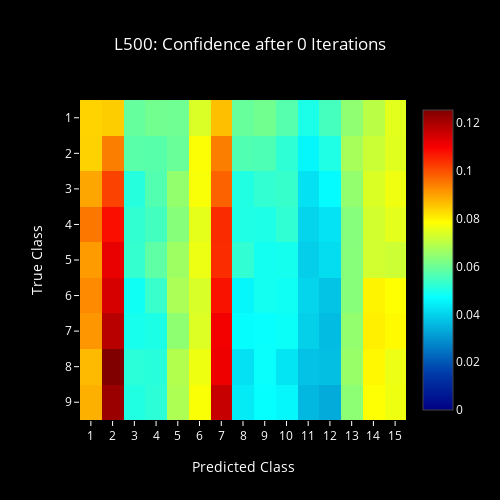
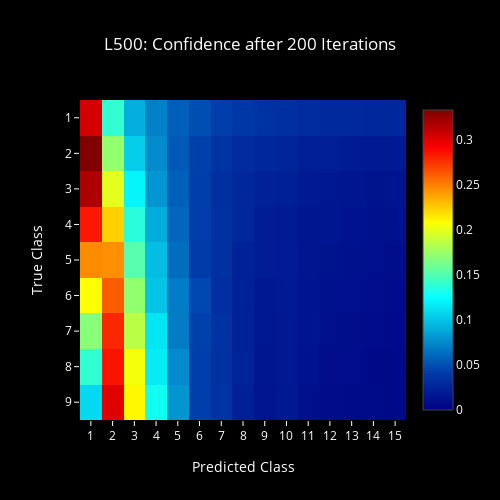
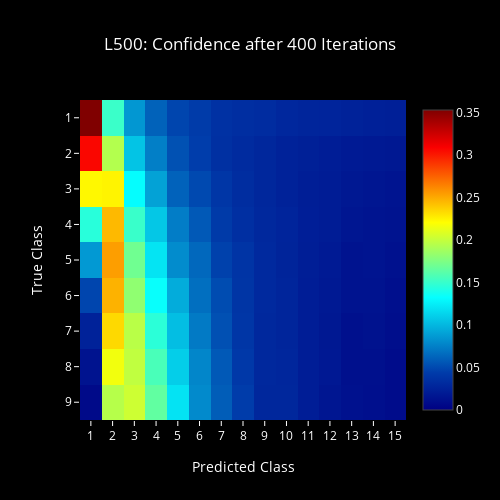
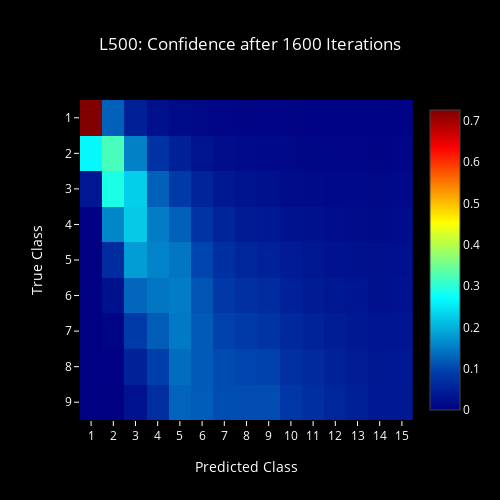

Notebook code for these charts, in order:
### Code cell
for i, it in enumerate(iter_list):
    plot_confidence_lh(i, it)
    #plot_confidence_lh(i, it)
    #plot_choice_fh(i, it)
    #plot_choice_lh(i, it)

### Figure 1 — Plotly figure (JSON) as saved in the notebook; plotly's stock layout.template omitted (floating-point values rounded to 4 significant figures; data arrays with more than 128 entries replaced by an {"elided": "..."} marker saying what was removed)
{"data": [{"colorscale": "Jet", "type": "heatmap", "z": {"elided": "16x16 float values"}}], "layout": {"font": {"color": "#FFF"}, "height": 500, "paper_bgcolor": "#000", "plot_bgcolor": "#000", "title": "L500: Confidence after 0 Iterations", "titlefont": {"color": "#FFF"}, "width": 500, "xaxis": {"dtick": 1, "range": [0.5, 15.5], "tickcolor": "#FFF", "title": "Predicted Class"}, "yaxis": {"dtick": 1, "range": [9.5, 0.5], "tickcolor": "#FFF", "title": "True Class"}}}

### Figure 2 — Plotly figure (JSON) as saved in the notebook; plotly's stock layout.template omitted (floating-point values rounded to 4 significant figures; data arrays with more than 128 entries replaced by an {"elided": "..."} marker saying what was removed)
{"data": [{"colorscale": "Jet", "type": "heatmap", "z": {"elided": "16x16 float values"}}], "layout": {"font": {"color": "#FFF"}, "height": 500, "paper_bgcolor": "#000", "plot_bgcolor": "#000", "title": "L500: Confidence after 200 Iterations", "titlefont": {"color": "#FFF"}, "width": 500, "xaxis": {"dtick": 1, "range": [0.5, 15.5], "tickcolor": "#FFF", "title": "Predicted Class"}, "yaxis": {"dtick": 1, "range": [9.5, 0.5], "tickcolor": "#FFF", "title": "True Class"}}}

### Figure 3 — Plotly figure (JSON) as saved in the notebook; plotly's stock layout.template omitted (floating-point values rounded to 4 significant figures; data arrays with more than 128 entries replaced by an {"elided": "..."} marker saying what was removed)
{"data": [{"colorscale": "Jet", "type": "heatmap", "z": {"elided": "16x16 float values"}}], "layout": {"font": {"color": "#FFF"}, "height": 500, "paper_bgcolor": "#000", "plot_bgcolor": "#000", "title": "L500: Confidence after 400 Iterations", "titlefont": {"color": "#FFF"}, "width": 500, "xaxis": {"dtick": 1, "range": [0.5, 15.5], "tickcolor": "#FFF", "title": "Predicted Class"}, "yaxis": {"dtick": 1, "range": [9.5, 0.5], "tickcolor": "#FFF", "title": "True Class"}}}

### Figure 4 — Plotly figure (JSON) as saved in the notebook; plotly's stock layout.template omitted (floating-point values rounded to 4 significant figures; data arrays with more than 128 entries replaced by an {"elided": "..."} marker saying what was removed)
{"data": [{"colorscale": "Jet", "type": "heatmap", "z": {"elided": "16x16 float values"}}], "layout": {"font": {"color": "#FFF"}, "height": 500, "paper_bgcolor": "#000", "plot_bgcolor": "#000", "title": "L500: Confidence after 1600 Iterations", "titlefont": {"color": "#FFF"}, "width": 500, "xaxis": {"dtick": 1, "range": [0.5, 15.5], "tickcolor": "#FFF", "title": "Predicted Class"}, "yaxis": {"dtick": 1, "range": [9.5, 0.5], "tickcolor": "#FFF", "title": "True Class"}}}
